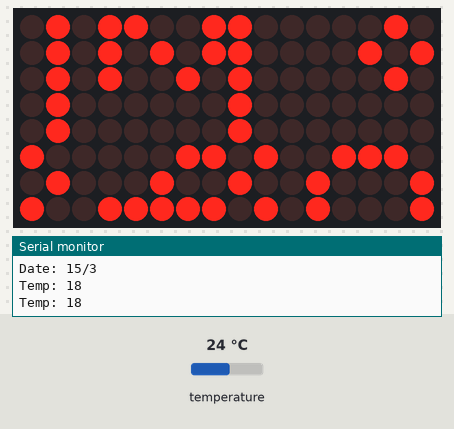
A sketch run on a simulated Arduino Uno, built with avr-gcc and run on an emulated ATmega328P. Shown: 16×8 LED matrix, the last lines printed to the serial monitor. Wiring (inferred from the names in the program): DS3231 clock at I2C address 0x68. The inputs (shaded band) are chosen by the test bench; at power-on: temperature 24 °C. The local clock reads 2024-03-15 10:24:30 at power-on unless the sketch sets it; random numbers use the default seed unless the sketch sets one.

Above: at 11.9 s.
12.0 s: temperature set to 12 °C
At 14.2 s:
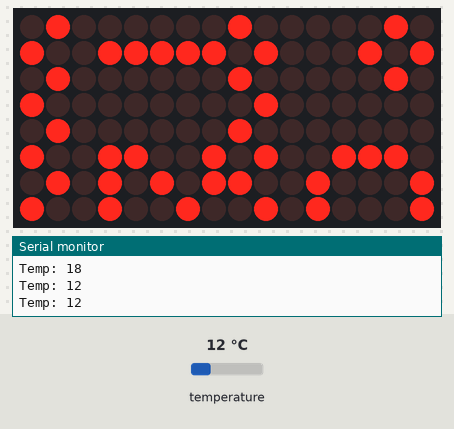
18.7 s: temperature set to 19 °C
At 26.1 s:
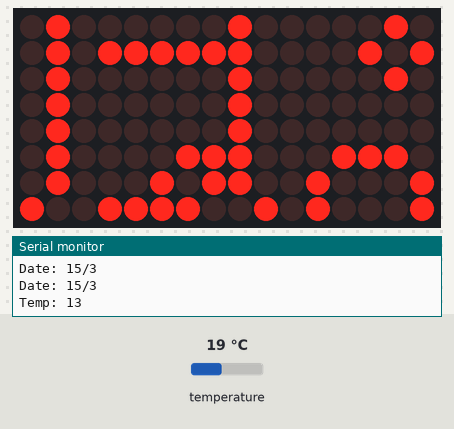
27.8 s: temperature set to 28 °C
At 29.8 s:
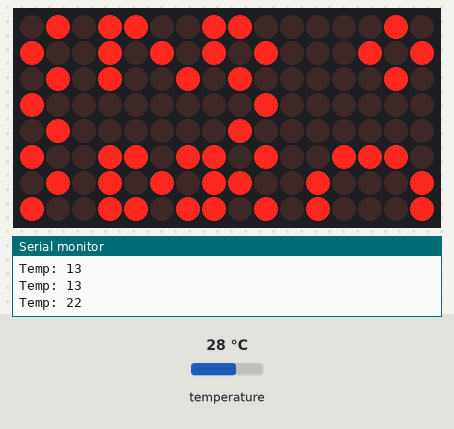
34.9 s: temperature set to 33 °C
At 44.1 s:
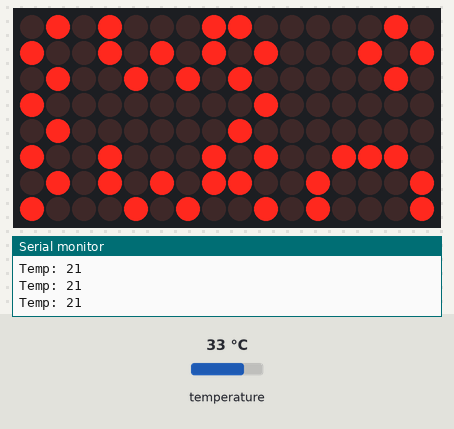
51.1 s: temperature set to 41 °C
At 59.7 s:
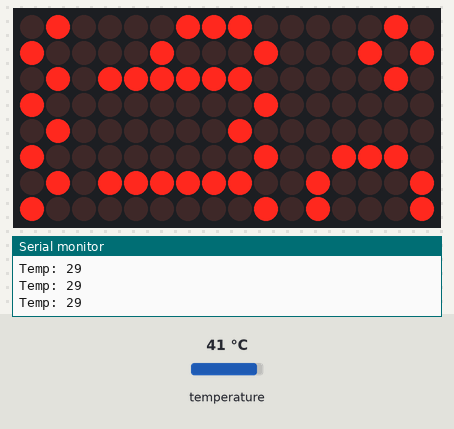
65.2 s: temperature set to 1 °C
At 75.2 s:
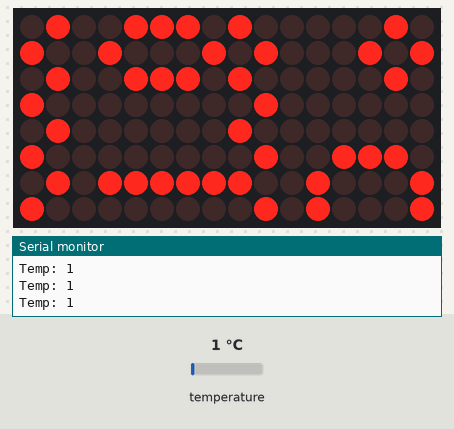

The sketch:

AcidClock.ino
```cpp
// (licence header left out)
#include <Arduino.h>
#include <Wire.h>            // To RTS/DS3231 I2C communication
#include <LedControl.h>      // MAX7219 controller

#define DS_ADDRESS      0x68 // DS3231 I2C address

                  // ADDRESS |  DATA  (ALL data address from Datasheet)
#define SEC_REG         0x00 // 0xf0 = 10 seconds + 0x0f = seconds
#define MIN_REG         0x01 // 0xf0 = 10 minutes + 0x0f = minutes
#define HOUR_REG        0x02 // 0x40 = 12/24 + 0x20 = AM/PM||20 hour + 0x10 = 10hour + 0x0f=hour
#define WDAY_REG        0x03 // Week day from B00000001 to B00000111 (1 - 7)
#define MDAY_REG        0x04 // 0x30 = 10 day + 0x0f = day
#define MONTH_REG       0x05 // 0x80 = Century + 0x10 = 10 month + 0x0f = month
#define YEAR_REG        0x06 // 0xf0 = 10 year + 0x0f = year

#define AL1SEC_REG      0x07 // 0x80 = AL1M1 + 0x70 = 10 seconds + 0x0f = seconds
#define AL1MIN_REG      0x08 // 0x80 = AL1M2 + 0x70 = 10 minutes + 0x0f = minutes
#define AL1HOUR_REG     0x09 // 0x80 = AL1M3 + 0x40 = 12/24 + 0x20 = AM/PM||20 hour + 0x10 = 10hour + 0x0f=hour
#define AL1WDAY_REG     0x0A // 0x80 = AL1M4 + 0x40 = wday/day + 0x30 = 10 day + 0x0f = wday/day

#define AL2MIN_REG      0x0B // 0x80 = AL2M2 + 0x70 = 10 minutes + 0x0f = minutes
#define AL2HOUR_REG     0x0C // 0x80 = AL2M3 + 0x40 = 12/24 + 0x20 = AM/PM||20 hour + 0x10 = 10hour + 0x0f=hour
#define AL2WDAY_REG     0x0D // 0x80 = AL2M4 + 0x40 = wday/day + 0x30 = 10 day + 0x0f = wday/day

#define CONTROL_REG     0x0E // EOSC BBSQW CONV RS2  RS1     INTCN A2IE A1IE
#define STATUS_REG      0x0F // OSF  0     0    0    EN32kHz BSY   A2F  A1F
#define AGE_OFFSET_REG  0x10 // SIGN DATA  DATA DATA DATA    DATA  DATA DATA
#define TMP_UP_REG      0x11 // SIGN DATA  DATA DATA DATA    DATA  DATA DATA (temperature integer)
#define TMP_LOW_REG     0x12 // DATA DATA  0    0    0       0     0    0    (temperature float)

#define MX_CLOCK        12   //
#define MX_CS           11   // MAX7219 pinout
#define MX_DIN          10   //

uint8_t delay_;             // Parallel delay storage
byte lowerd = 128;
byte lowert = 1;

// 3x5 fonts
// Old "square" font (best in square matriz)
//byte algarism[13][3] = {B11111, B10001, B11111,  // 0
//                        B00000, B11111, B00000,  // 1
//                        B11101, B10101, B10111,  // 2
//                        B10001, B10101, B11111,  // 3
//                        B00111, B00100, B11111,  // 4
//                        B10111, B10101, B11101,  // 5
//                        B11111, B10101, B11101,  // 6
//                        B00001, B00001, B11111,  // 7
//                        B11111, B10101, B11111,  // 8
//                        B10111, B10101, B11111,  // 9
//                        B00111, B00101, B00111,  // °
//                        B10111, B10101, B10111,  // ° (w/ -ve)
//                        B11111, B10001, B10001}; // C

// New "curve" font (best in dot matrix)
byte algarism[13][3] = {B01110, B10001, B01110,  // 0
                        B00000, B11111, B00000,  // 1
                        B11001, B10101, B10010,  // 2
                        B10001, B10101, B01010,  // 3
                        B00011, B00100, B11111,  // 4
                        B10111, B10101, B01001,  // 5
                        B01110, B10101, B11001,  // 6
                        B00001, B00001, B11110,  // 7
                        B11011, B10101, B11011,  // 8
                        B00011, B00101, B11110,  // 9
                        B00010, B00101, B00010,  // °
                        B10010, B10101, B10010,  // ° (w/ -ve)
                        B01110, B10001, B10001}; // C

LedControl mx=LedControl(MX_DIN, MX_CLOCK, MX_CS, 2);

void mxConfig(void) {
  int devices=mx.getDeviceCount();
  for(int matrix=0;matrix<devices;matrix++) {
    mx.shutdown(matrix,false);          // Wake up
    mx.setIntensity(matrix,4);          // set luminosity and
    mx.clearDisplay(matrix);            // clear.
  }
}

// DEC to BIN (DS3231 style) and BIN (DS3231 style) to DEC functions
byte dtob(byte data) { return ((data / 10 * 16) + (data % 10)); }
byte btod(byte data) { return ((data / 16 * 10) + (data % 16)); }

void DSset(byte reg, byte data) {
    Wire.beginTransmission(DS_ADDRESS);
    Wire.write(reg);                    // Move to registrer
    Wire.write(dtob(data));             // Write data
    Wire.endTransmission();
}

byte DSread(byte reg) {
    Wire.beginTransmission(DS_ADDRESS);
    Wire.write(reg);                    // Move to register
    Wire.endTransmission();
    Wire.requestFrom(DS_ADDRESS, 1);    // Request 1 byte
    return Wire.read();                 // Return with response
}

void DSsetDate(byte hour, byte minute, byte wday,
               byte day, byte month, byte year) {
    DSset(HOUR_REG, hour);
    DSset(MIN_REG, minute);
    DSset(WDAY_REG, wday);
    DSset(MDAY_REG, day);
    DSset(MONTH_REG, month);
    DSset(YEAR_REG, year);
}

void writeNumber(byte pos, byte number) {
    switch(pos) {
        case 1:
            mx.setRow(0, 0, algarism[number][0]);
            mx.setRow(0, 1, algarism[number][1]);
            mx.setRow(0, 2, algarism[number][2]);
            break;
        case 2:
            mx.setRow(0, 5, algarism[number][0]);
            mx.setRow(0, 6, algarism[number][1]);
            mx.setRow(0, 7, algarism[number][2]);
            break;
        case 3:
            mx.setRow(1, 0, algarism[number][0]);
            mx.setRow(1, 1, algarism[number][1]);
            mx.setRow(1, 2, algarism[number][2]);
            break;
        case 4:
            mx.setRow(1, 5, algarism[number][0]);
            mx.setRow(1, 6, algarism[number][1]);
            mx.setRow(1, 7, algarism[number][2]);
            break;
    }
}

void displayHour(void) {
    byte hour, minute;

    hour = DSread(HOUR_REG);
    minute = DSread(MIN_REG);

    writeNumber(1, btod((hour >> 4) & ((1 << 4) - 1)));   // Get first digit
    writeNumber(2, btod((hour & 0x0f)));                  // Get second digit
    writeNumber(3, btod((minute >> 4) & ((1 << 4) - 1)));
    writeNumber(4, btod((minute & 0x0f)));

    Serial.print("Hour: ");
    Serial.print(btod(hour));
    Serial.print(":");
    Serial.print(btod(minute));
    Serial.println();
}

void displayDate(void) {
    byte mday, month;

    mday = DSread(MDAY_REG);
    month = DSread(MONTH_REG);

    writeNumber(1, btod((mday >> 4) & ((1 << 4) - 1)));
    writeNumber(2, btod((mday & 0x0f)));
    writeNumber(3, btod((month >> 4) & ((1 << 4) - 1)));
    writeNumber(4, btod((month & 0x0f)));

    Serial.print("Date: ");
    Serial.print(btod(mday));
    Serial.print("/");
    Serial.print(btod(month));
    Serial.println();
}

void displayTemp(void) {
    byte temp = DSread(TMP_UP_REG);

    if(temp & B10000000) {              // Check if -ve
        writeNumber(3, 11);             // Write (-) on display and
        temp ^= B10000000;              // remove sign.
    } else {
        writeNumber(3, 10);
    }

    writeNumber(1, (temp / 10 % 10));
    writeNumber(2, (temp % 10));
    writeNumber(4, 12);

    Serial.print("Temp: ");
    Serial.println(btod(temp));
}

void setup() {
    Wire.begin();
    Serial.begin(9600);
    mxConfig();

    // Uncomment bellow line to set your clock
    //DSsetDate(1, 12, 4, 8, 11, 17);
    // Syntax: DSsetDate(hour, minute, weekDay, day, month, year);
}

void loop() {
    delay_++;

    if(delay_ <= 6) {
        displayHour();

        byte working = random(0x0, 0xff);
        mx.setColumn(0,0, working);
        mx.setColumn(0,1, working);
        mx.setColumn(1,0, ~working);
        mx.setColumn(1,1, ~working);
    } else if((delay_ > 6) && (delay_ <= 10)) {
        displayDate();

        mx.setColumn(0,0, ~lowerd);
        mx.setColumn(0,1, lowerd);
        mx.setColumn(1,0, lowerd);
        mx.setColumn(1,1, ~lowerd);
        lowerd = ((lowerd >> 2) + 0x80);
        lowert = 1;
    } else if((delay_ > 10) && (delay_ <= 14)) {
        displayTemp();

        mx.setColumn(0,0, lowert);
        mx.setColumn(0,1, ~lowert);
        mx.setColumn(1,0, ~lowert);
        mx.setColumn(1,1, lowert);
        lowert = ((lowert << 2) + 1);
        lowerd = 0x80;
    } else delay_ = 0;                    // Reset counter

    delay(1000);
}
```

Measured:
- what the display in image 1 shows lasts 2.0 s, from 13.2 s to 15.2 s
- what the display in image 2 shows lasts 1.0 s, from 25.3 s to 26.3 s
